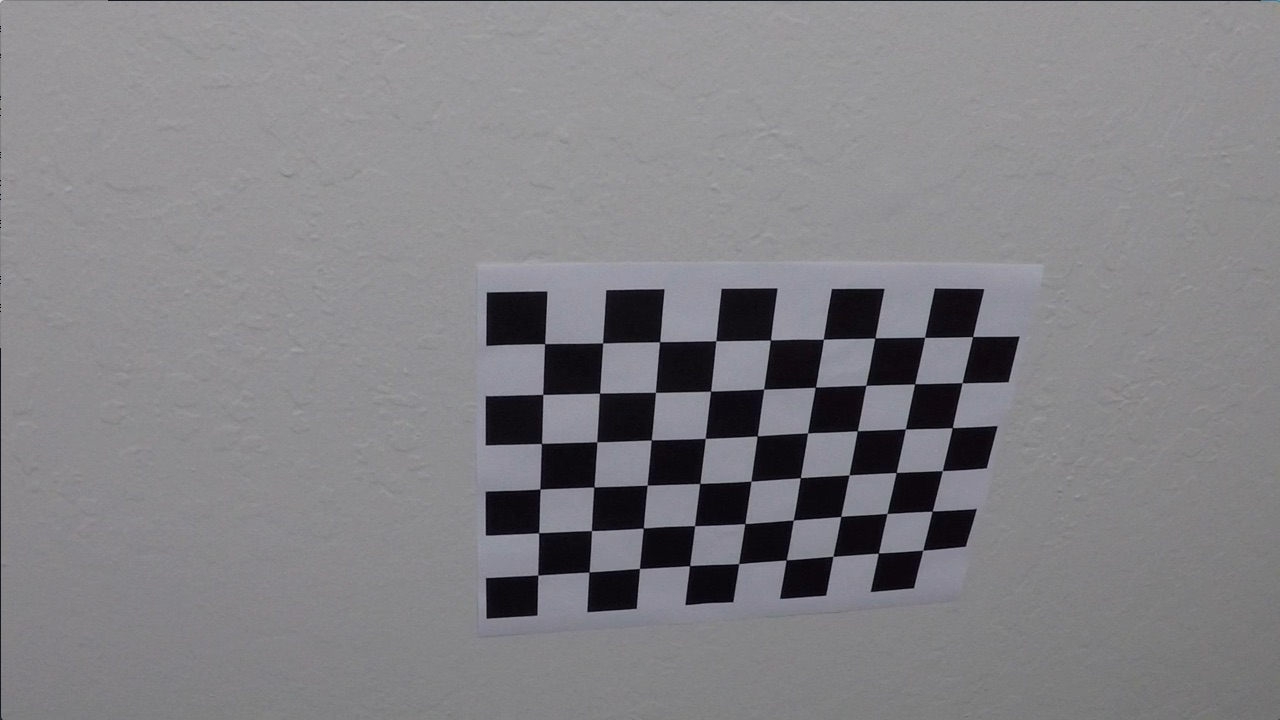
#> input picture camera_cal/calibration10.jpg, 1280 x 720 px; its folder holds only this picture in this run
$ jupyter execute --allow-errors P2.ipynb   (shell and % lines are left out)   (older library calls are emulated)
#> lines starting #> are read from the running program, lines starting #| are printed output that depends on the picture; after the words box and inside, x2 and y2 are one past the last pixel; in counts of white or black regions, pixels touching at a corner belong together
# Curved Lane Lines Detection

### The lane detection system was written in Python using the OpenCV library. Here's the current image processing pipeline:

    Distortion Correction

    Perspective Warp

    Sobel Filtering

    Histogram Peak Detection

    Sliding Window Search

    Curve Fitting

    Overlay Detected Lane

    Apply to Video

[cell 1]
import numpy as np
import cv2
import matplotlib.pyplot as plt
import pandas as pd
import glob
import pickle

## Important Functions

[cell 2]
def undistort_img():
    # Prepare object points 0,0,0 ... 8,5,0
    obj_pts = np.zeros((6*9,3), np.float32)
    obj_pts[:,:2] = np.mgrid[0:9, 0:6].T.reshape(-1,2)

    # Stores all object points & img points from all images
    objpoints = []
    imgpoints = []

    # Get directory for all calibration images
    images = glob.glob('camera_cal/*.jpg')

    for indx, fname in enumerate(images):
        img = cv2.imread(fname)
#> img is the input picture: shape (720, 1280, 3); mean B, G, R 133.1, 129.4, 130.2
        gray = cv2.cvtColor(img, cv2.COLOR_BGR2GRAY)

        ret, corners = cv2.findChessboardCorners(gray, (9,6), None)
#> ret = True; corners = 54 rows, first 8: [545.3, 343.1], [602.7, 342.8], [660.1, 341.3], [715.8, 340.7], [770.6, 340], [823.5, 339.2], [874.3, 338.5], [925.1, 337.4]

        if ret == True:
            objpoints.append(obj_pts)
            imgpoints.append(corners)
    # Test undistortion on img
    img_size = (img.shape[1], img.shape[0])

    # Calibrate camera
    ret, mtx, dist, rvecs, tvecs = cv2.calibrateCamera(objpoints, imgpoints, img_size, None,None)
#> ret = 0.68; mtx = [[1143.7, 0, 681.7], [0, 1109.2, 367.7], [0, 0, 1]]; dist = [[-0.515, 2.99, -0.00876, 0.00937, 1.41]]; rvecs = ([0.451, -0.252, 0.0361],); tvecs = ([-2.31, -0.422, 19.12],)

    dst = cv2.undistort(img, mtx, dist, None, mtx)
    # Save camera calibration for later use
    dist_pickle = {}
    dist_pickle['mtx'] = mtx
    dist_pickle['dist'] = dist
    pickle.dump( dist_pickle, open('camera_cal/cal_pickle.p', 'wb') )
undistort_img()

### Undistort Image

[cell 3]
def undistort(img, cal_dir='camera_cal/cal_pickle.p'):
    with open(cal_dir, mode='rb') as f:
        file = pickle.load(f)
    mtx = file['mtx']
    dist = file['dist']
    dst = cv2.undistort(img, mtx, dist, None, mtx)
    return dst

img = cv2.imread('test_images/test3.jpg')
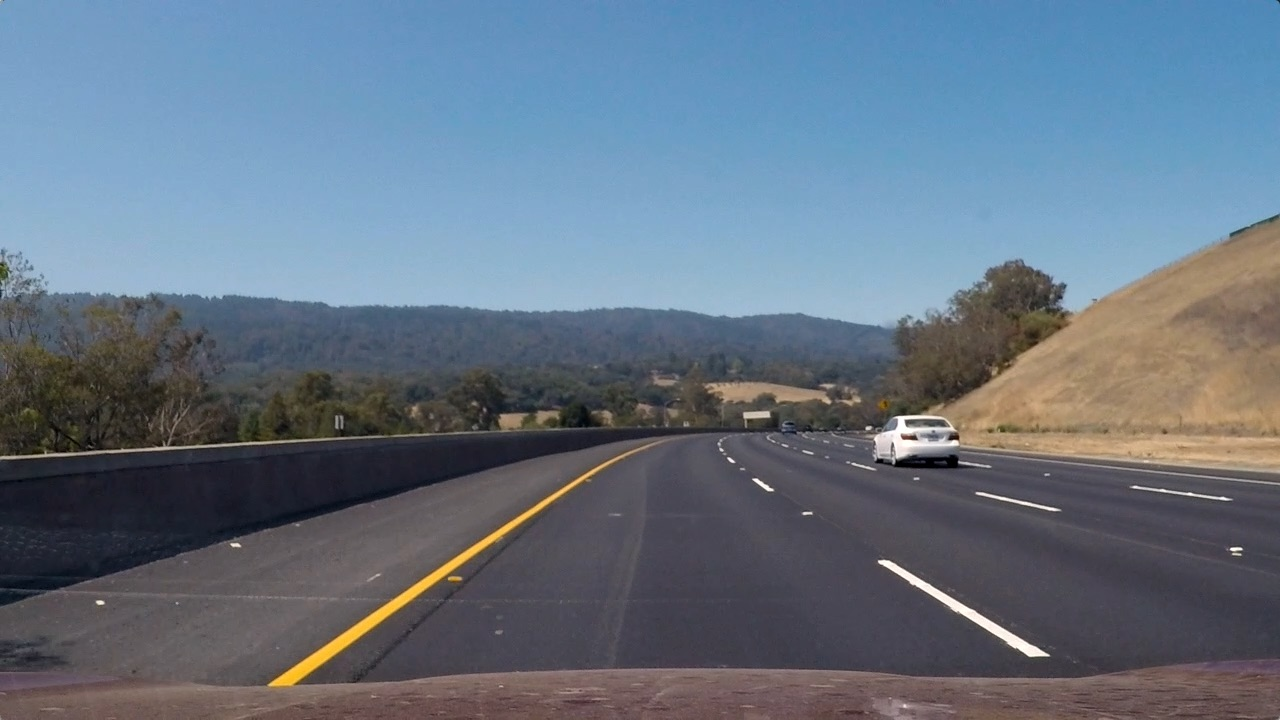
#> input picture test_images/test3.jpg, 1280 x 720 px
#> img is the input picture: shape (720, 1280, 3); mean B, G, R 130.7, 115.3, 101.1
img = cv2.cvtColor(img, cv2.COLOR_BGR2RGB)
dst = undistort(img)

### Result of Calibration

[cell 4]
img = cv2.imread('camera_cal/calibration1.jpg')
#> (the rest of this cell did not finish here and is left out)

f, (ax1, ax2) = plt.subplots(1, 2, figsize=(20,10))
ax1.imshow(img)
ax1.set_title('Original Image', fontsize=30)
ax2.imshow(dst)
ax2.set_title('Undistorted Image', fontsize=30)

### Result of Undistorted and Distorted images

[cell 5]
img = cv2.imread('test_images/test3.jpg')
img = cv2.cvtColor(img, cv2.COLOR_BGR2RGB)
dst = undistort(img)

f, (ax1, ax2) = plt.subplots(1, 2, figsize=(20,10))
ax1.imshow(img)
ax1.set_title('Original Image', fontsize=30)
ax2.imshow(dst)
ax2.set_title('Undistorted Image', fontsize=30)

### Color Filter

[cell 6]
def colorFilter(img):
    hsv = cv2.cvtColor(img,cv2.COLOR_BGR2HSV)
    lowerYellow = np.array([18,94,140])
    upperYellow = np.array([48,255,255])
    lowerWhite = np.array([0, 0, 200])
    upperWhite = np.array([255, 255, 255])
    maskedWhite= cv2.inRange(hsv,lowerWhite,upperWhite)
    maskedYellow = cv2.inRange(hsv, lowerYellow, upperYellow)
    combinedImage = cv2.bitwise_or(maskedWhite,maskedYellow)
    return combinedImage

### Threshold

[cell 7]
def thresholding(img):
    imgGray = cv2.cvtColor(img, cv2.COLOR_BGR2GRAY)
    kernel = np.ones((5,5))
    imgBlur = cv2.GaussianBlur(imgGray, (5, 5), 0)
    imgCanny = cv2.Canny(imgBlur, 50, 100)
    #imgClose = cv2.morphologyEx(imgCanny, cv2.MORPH_CLOSE, np.ones((10,10)))
    imgDial = cv2.dilate(imgCanny,kernel,iterations=1)
    imgErode = cv2.erode(imgDial,kernel,iterations=1)

    imgColor = colorFilter(img)
    combinedImage = cv2.bitwise_or(imgColor, imgErode)

    return combinedImage,imgCanny,imgColor

### Draw Points

[cell 8]
def drawPoints(img,src):
    img_size = np.float32([(img.shape[1],img.shape[0])])
    #src = np.float32([(0.43, 0.65), (0.58, 0.65), (0.1, 1), (1, 1)])
    src = src * img_size
    for x in range( 0,4):
        cv2.circle(img,(int(src[x][0]),int(src[x][1])),15,(0,0,255),cv2.FILLED)
    return img

### Prespective Warp

[cell 9]
def perspective_warp(img,
                     dst_size=(1280, 720),
                     src=np.float32([(0.43,0.65),(0.58,0.65),(0.1,1),(1,1)]),
                     dst=np.float32([(0,0), (1, 0), (0,1), (1,1)])):
    img_size = np.float32([(img.shape[1],img.shape[0])])
    src = src* img_size
    # For destination points, I'm arbitrarily choosing some points to be
    # a nice fit for displaying our warped result
    # again, not exact, but close enough for our purposes
    dst = dst * np.float32(dst_size)
    # Given src and dst points, calculate the perspective transform matrix
    M = cv2.getPerspectiveTransform(src, dst)
    # Warp the image using OpenCV warpPerspective()
    warped = cv2.warpPerspective(img, M, dst_size)

    return warped

### HLS & Sobel Function

[cell 10]
def pipeline(img, s_thresh=(100, 255), sx_thresh=(15, 255)):
#> called with s_thresh = (100, 255), sx_thresh = (15, 255)
    img = undistort(img)
    img = np.copy(img)
    # Convert to HLS color space and separate the V channel
    hls = cv2.cvtColor(img, cv2.COLOR_RGB2HLS).astype(np.float)
    l_channel = hls[:, :, 1]
    s_channel = hls[:, :, 2]
    h_channel = hls[:, :, 0]
    # Sobel x
    sobelx = cv2.Sobel(l_channel, cv2.CV_64F, 1, 1)  # Take the derivative in x
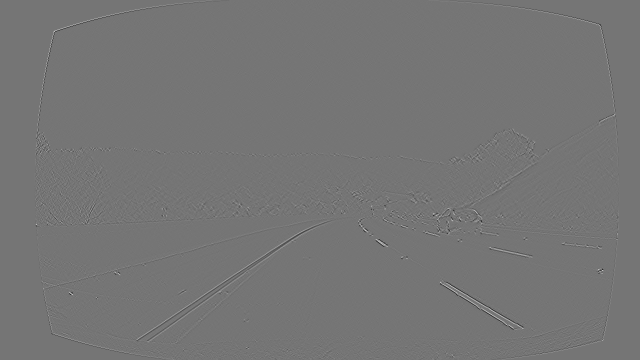
#> sobelx: shape (720, 1280) float64 (shown at 1/2 size); min -159, max 186, mean 0; drawn with min black and max white
    abs_sobelx = np.absolute(sobelx)  # Absolute x derivative to accentuate lines away from horizontal
    scaled_sobel = np.uint8(255 * abs_sobelx / np.max(abs_sobelx))

    # Threshold x gradient
    sxbinary = np.zeros_like(scaled_sobel)
    sxbinary[(scaled_sobel >= sx_thresh[0]) & (scaled_sobel <= sx_thresh[1])] = 1

    # Threshold color channel
    s_binary = np.zeros_like(s_channel)
    s_binary[(s_channel >= s_thresh[0]) & (s_channel <= s_thresh[1])] = 1

    color_binary = np.dstack((np.zeros_like(sxbinary), sxbinary, s_binary)) * 255

    combined_binary = np.zeros_like(sxbinary)
    combined_binary[(s_binary == 1) | (sxbinary == 1)] = 1
    return combined_binary

### Invers Prespective Warp

[cell 11]
def inv_perspective_warp(img,
                     dst_size=(1280,720),
                     src=np.float32([(0,0), (1, 0), (0,1), (1,1)]),
                     dst=np.float32([(0.43,0.65),(0.58,0.65),(0.1,1),(1,1)])):
    img_size = np.float32([(img.shape[1],img.shape[0])])
    src = src* img_size
    # For destination points, I'm arbitrarily choosing some points to be
    # a nice fit for displaying our warped result
    # again, not exact, but close enough for our purposes
    dst = dst * np.float32(dst_size)
    # Given src and dst points, calculate the perspective transform matrix
    M = cv2.getPerspectiveTransform(src, dst)
    # Warp the image using OpenCV warpPerspective()
    warped = cv2.warpPerspective(img, M, dst_size)
    return warped

### Histogram

[cell 12]
def get_hist(img):
    hist = np.sum(img[img.shape[0]//2:,:], axis=0)
    return hist

[cell 13]
img = cv2.imread('test_images/test3.jpg')
img = cv2.cvtColor(img, cv2.COLOR_BGR2RGB)
dst = pipeline(img)
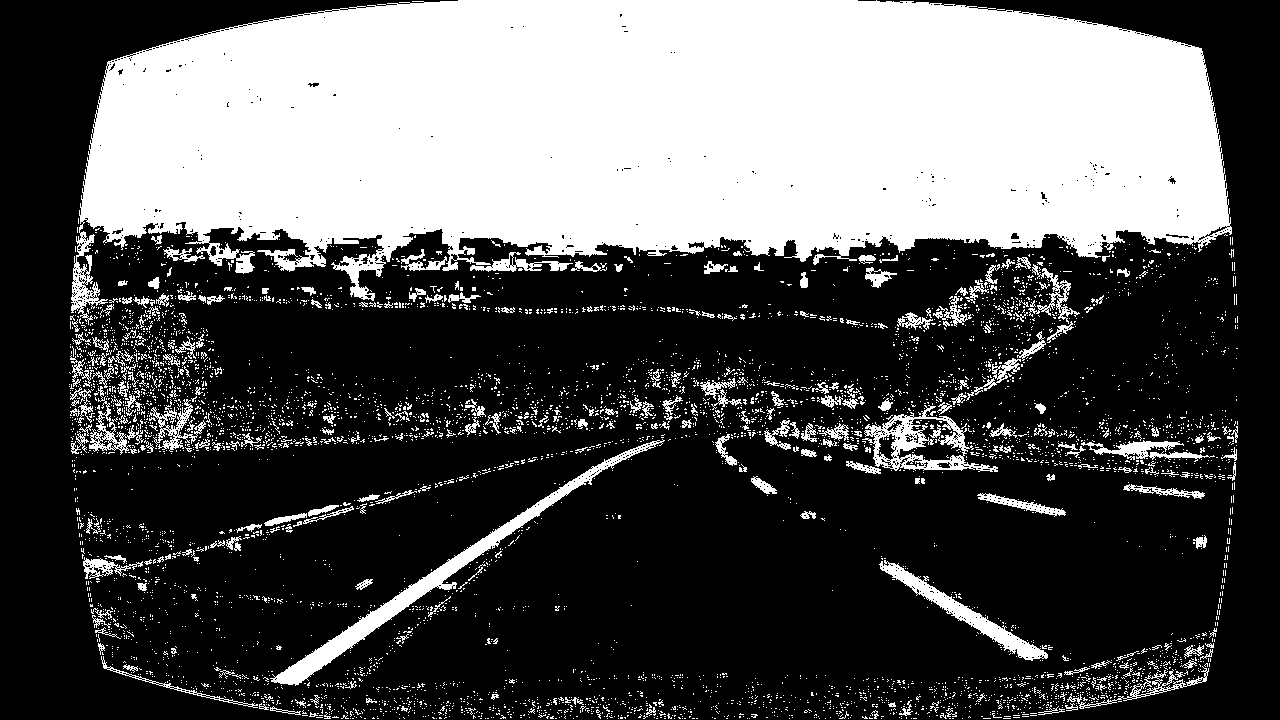
#> dst: shape (720, 1280); values 0 (black) and 1 (white), 33.9% white; 5744 white regions (5431 under 20 px), largest, box (x1, y1, x2, y2) and area: (71, 0, 1232, 325) 261949, (270, 439, 665, 686) 5839, (862, 405, 998, 472) 2740
dst = perspective_warp(dst, dst_size=(1280,720))
#> in perspective_warp, `src = src* img_size`: src = [[550.4, 468], [742.4, 468], [128, 720], [1280, 720]]
#> in perspective_warp, `dst = dst * np.float32(dst_size)`: dst = [[0, 0], [1280, 0], [0, 720], [1280, 720]]
#> in perspective_warp, `M = cv2.getPerspectiveTransform(src, dst)`: M = [[-0.805, -1.35, 1074], [-5.33e-16, -2.07, 968.3], [-6.72e-19, -0.00239, 1]]

### Sliding Window

[cell 14]
left_a, left_b, left_c = [], [], []
right_a, right_b, right_c = [], [], []

def sliding_window(img, nwindows=15, margin=50, minpix=1, draw_windows=True):
    global left_a, left_b, left_c, right_a, right_b, right_c
    left_fit_ = np.empty(3)
    right_fit_ = np.empty(3)
    out_img = np.dstack((img, img, img)) * 255

    histogram = get_hist(img)
    # find peaks of left and right halves
    midpoint = int(histogram.shape[0] / 2)
    leftx_base = np.argmax(histogram[:midpoint])
    rightx_base = np.argmax(histogram[midpoint:]) + midpoint

    # Set height of windows
    window_height = np.int(img.shape[0] / nwindows)
    # Identify the x and y positions of all nonzero pixels in the image
    nonzero = img.nonzero()
    nonzeroy = np.array(nonzero[0])
    nonzerox = np.array(nonzero[1])
    # Current positions to be updated for each window
    leftx_current = leftx_base
    rightx_current = rightx_base

    # Create empty lists to receive left and right lane pixel indices
    left_lane_inds = []
    right_lane_inds = []

    # Step through the windows one by one
    for window in range(nwindows):
        # Identify window boundaries in x and y (and right and left)
        win_y_low = img.shape[0] - (window + 1) * window_height
        win_y_high = img.shape[0] - window * window_height
        win_xleft_low = leftx_current - margin
        win_xleft_high = leftx_current + margin
        win_xright_low = rightx_current - margin
        win_xright_high = rightx_current + margin
        # Draw the windows on the visualization image
        if draw_windows == True:
            cv2.rectangle(out_img, (win_xleft_low, win_y_low), (win_xleft_high, win_y_high),
                          (100, 255, 255), 1)
            cv2.rectangle(out_img, (win_xright_low, win_y_low), (win_xright_high, win_y_high),
                          (100, 255, 255), 1)
            # Identify the nonzero pixels in x and y within the window
        good_left_inds = ((nonzeroy >= win_y_low) & (nonzeroy < win_y_high) &
                          (nonzerox >= win_xleft_low) & (nonzerox < win_xleft_high)).nonzero()[0]
        good_right_inds = ((nonzeroy >= win_y_low) & (nonzeroy < win_y_high) &
                           (nonzerox >= win_xright_low) & (nonzerox < win_xright_high)).nonzero()[0]
        # Append these indices to the lists
        left_lane_inds.append(good_left_inds)
        right_lane_inds.append(good_right_inds)
        # If you found > minpix pixels, recenter next window on their mean position
        if len(good_left_inds) > minpix:
            leftx_current = np.int(np.mean(nonzerox[good_left_inds]))
        if len(good_right_inds) > minpix:
            rightx_current = np.int(np.mean(nonzerox[good_right_inds]))

    # [10 lines of commented-out code are left out]
    left_lane_inds = np.concatenate(left_lane_inds)
    right_lane_inds = np.concatenate(right_lane_inds)

    # Extract left and right line pixel positions
    leftx = nonzerox[left_lane_inds]
    lefty = nonzeroy[left_lane_inds]
    rightx = nonzerox[right_lane_inds]
    righty = nonzeroy[right_lane_inds]

    if leftx.size and rightx.size:
        # Fit a second order polynomial to each
        left_fit = np.polyfit(lefty, leftx, 2)
        right_fit = np.polyfit(righty, rightx, 2)

        left_a.append(left_fit[0])
        left_b.append(left_fit[1])
        left_c.append(left_fit[2])

        right_a.append(right_fit[0])
        right_b.append(right_fit[1])
        right_c.append(right_fit[2])

        left_fit_[0] = np.mean(left_a[-10:])
        left_fit_[1] = np.mean(left_b[-10:])
        left_fit_[2] = np.mean(left_c[-10:])

        right_fit_[0] = np.mean(right_a[-10:])
        right_fit_[1] = np.mean(right_b[-10:])
        right_fit_[2] = np.mean(right_c[-10:])

        # Generate x and y values for plotting
        ploty = np.linspace(0, img.shape[0] - 1, img.shape[0])

        left_fitx = left_fit_[0] * ploty ** 2 + left_fit_[1] * ploty + left_fit_[2]
        right_fitx = right_fit_[0] * ploty ** 2 + right_fit_[1] * ploty + right_fit_[2]

        out_img[nonzeroy[left_lane_inds], nonzerox[left_lane_inds]] = [255, 0, 100]
        out_img[nonzeroy[right_lane_inds], nonzerox[right_lane_inds]] = [0, 100, 255]

        return out_img, (left_fitx, right_fitx), (left_fit_, right_fit_), ploty
    else:
        return img,(0,0),(0,0),0

### Calculate Curve

[cell 15]
def get_curve(img, leftx, rightx):
    ploty = np.linspace(0, img.shape[0] - 1, img.shape[0])
    y_eval = np.max(ploty)
    ym_per_pix = 1 / img.shape[0]  # meters per pixel in y dimension
    xm_per_pix = 0.1 / img.shape[0]  # meters per pixel in x dimension

    # Fit new polynomials to x,y in world space
    left_fit_cr = np.polyfit(ploty * ym_per_pix, leftx * xm_per_pix, 2)
    right_fit_cr = np.polyfit(ploty * ym_per_pix, rightx * xm_per_pix, 2)
    # Calculate the new radii of curvature
    left_curverad = ((1 + (2 * left_fit_cr[0] * y_eval * ym_per_pix + left_fit_cr[1]) ** 2) ** 1.5) / np.absolute(
        2 * left_fit_cr[0])
    right_curverad = ((1 + (2 * right_fit_cr[0] * y_eval * ym_per_pix + right_fit_cr[1]) ** 2) ** 1.5) / np.absolute(
        2 * right_fit_cr[0])

    car_pos = img.shape[1] / 2
    l_fit_x_int = left_fit_cr[0] * img.shape[0] ** 2 + left_fit_cr[1] * img.shape[0] + left_fit_cr[2]
    r_fit_x_int = right_fit_cr[0] * img.shape[0] ** 2 + right_fit_cr[1] * img.shape[0] + right_fit_cr[2]
    lane_center_position = (r_fit_x_int + l_fit_x_int) / 2
    center = (car_pos - lane_center_position) * xm_per_pix / 10
    # Now our radius of curvature is in meters

    return (l_fit_x_int, r_fit_x_int, center)

### Draw lanes

[cell 16]
def draw_lanes(img, left_fit, right_fit):
    ploty = np.linspace(0, img.shape[0]-1, img.shape[0])
    color_img = np.zeros_like(img)

    left = np.array([np.transpose(np.vstack([left_fit, ploty]))])
    right = np.array([np.flipud(np.transpose(np.vstack([right_fit, ploty])))])
    points = np.hstack((left, right))

    cv2.fillPoly(color_img, np.int_(points), (100,100,255))
    inv_perspective = inv_perspective_warp(color_img)
    inv_perspective = cv2.addWeighted(img, 0.5, inv_perspective, 0.7, 0)
    return inv_perspective

### Stack Images to Show all Processed Images

[cell 17]
def stackImages(scale,imgArray):
    rows = len(imgArray)
    cols = len(imgArray[0])
    rowsAvailable = isinstance(imgArray[0], list)
    width = imgArray[0][0].shape[1]
    height = imgArray[0][0].shape[0]
    if rowsAvailable:
        for x in range ( 0, rows):
            for y in range(0, cols):
                if imgArray[x][y].shape[:2] == imgArray[0][0].shape [:2]:
                    imgArray[x][y] = cv2.resize(imgArray[x][y], (0, 0), None, scale, scale)
                else:
                    imgArray[x][y] = cv2.resize(imgArray[x][y], (imgArray[0][0].shape[1], imgArray[0][0].shape[0]), None, scale, scale)
                if len(imgArray[x][y].shape) == 2: imgArray[x][y]= cv2.cvtColor( imgArray[x][y], cv2.COLOR_GRAY2BGR)
        imageBlank = np.zeros((height, width, 3), np.uint8)
        hor = [imageBlank]*rows
        hor_con = [imageBlank]*rows
        for x in range(0, rows):
            hor[x] = np.hstack(imgArray[x])
        ver = np.vstack(hor)
    else:
        for x in range(0, rows):
            if imgArray[x].shape[:2] == imgArray[0].shape[:2]:
                imgArray[x] = cv2.resize(imgArray[x], (0, 0), None, scale, scale)
            else:
                imgArray[x] = cv2.resize(imgArray[x], (imgArray[0].shape[1], imgArray[0].shape[0]), None,scale, scale)
            if len(imgArray[x].shape) == 2: imgArray[x] = cv2.cvtColor(imgArray[x], cv2.COLOR_GRAY2BGR)
        hor= np.hstack(imgArray)
        ver = hor
    return ver

### Printing out Stacked Images using CV2

[cell 18]
imgWarpPoints = img.copy()
imgFinal = img.copy()
imgCanny = img.copy()

src = np.float32([(0.38, 0.67), (0.6, 0.67), (0.25, 0.85), (0.82, 0.85)])

dst = undistort(img)
imgThres,imgCanny,imgColor = thresholding(dst)
imgWarp = perspective_warp(imgThres, dst_size=(img.shape[1], img.shape[0]))
#> call 2 of perspective_warp, with dst_size = (1280, 720), src = array of shape (4, 2), dst = array of shape (4, 2)
#> in perspective_warp (call 2), `warped = cv2.warpPerspective(img, M, dst_size)`:
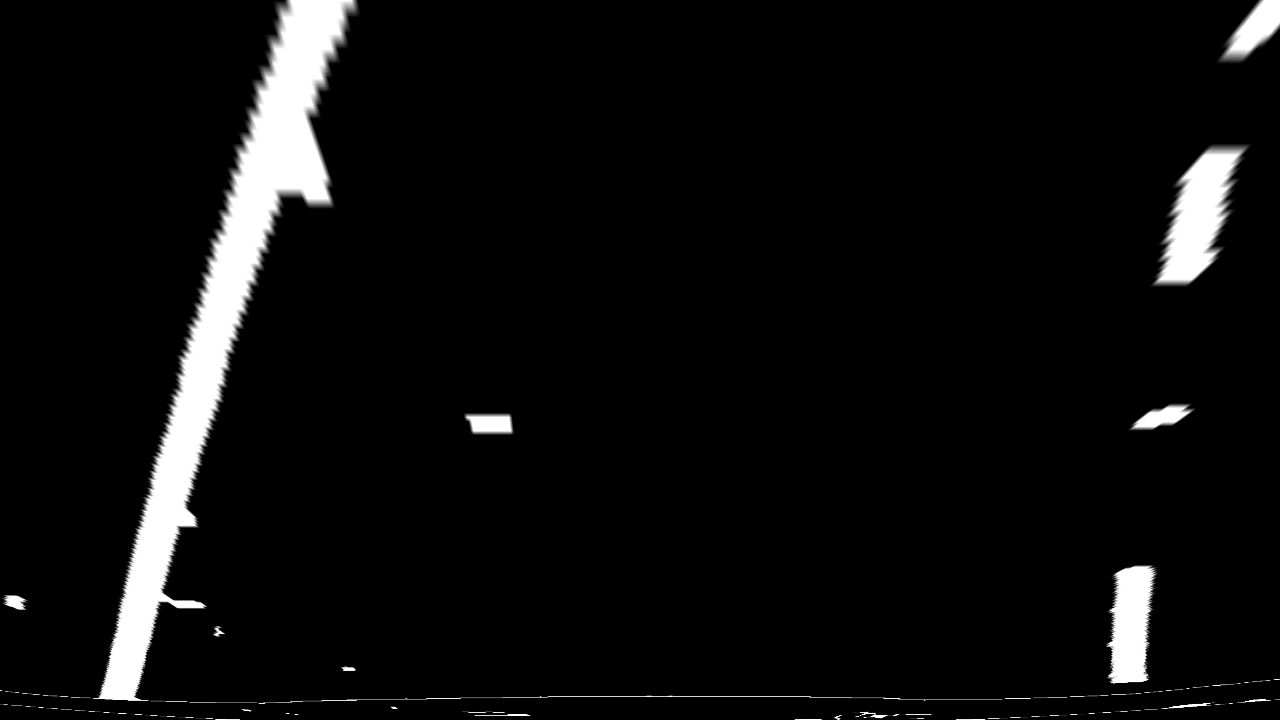
#> warped: shape (720, 1280); min 0, max 255, mean 14
imgWarpPoints = drawPoints(imgWarpPoints,src)
#> (the rest of the program and of its run is left out)
